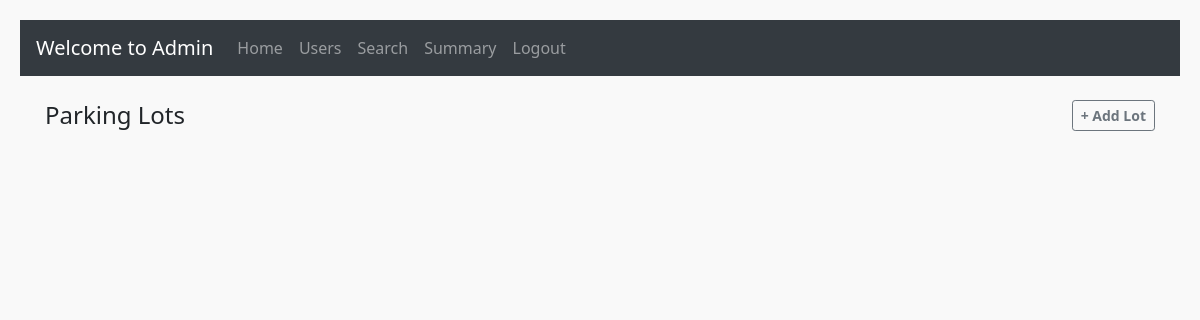
Page /admin_dashboard on the earlier database version.
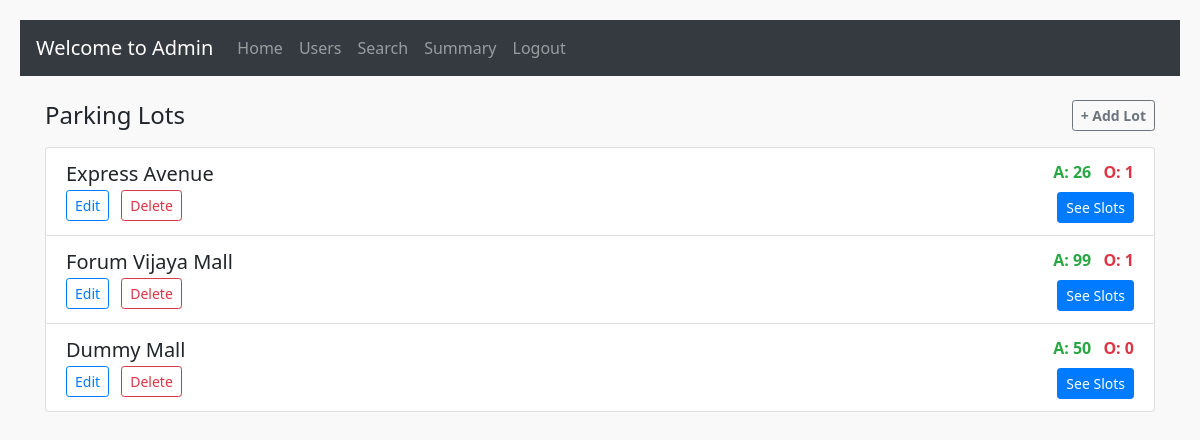
Same page on the later database version.
### models/models.py (models this page shows)
class ParkingLot(db.Model):
    __tablename__= 'parking_lots'
    id= db.Column(db.Integer, primary_key=True)
    prime_location_name= db.Column(db.String, nullable=False)
    price= db.Column(db.Float, nullable=False)
    address= db.Column(db.String)
    pin_code= db.Column(db.String)
    number_of_spots= db.Column(db.Integer)
    spots= relationship('ParkingSpot', back_populates='lot')

### controllers/admin.py (the view)
@app.route("/admin_dashboard")
def admin_dashboard():
    parking_lots= ParkingLot.query.all()
    lots_data= []
    for lot in parking_lots:
        spots= ParkingSpot.query.filter_by(lot_id=lot.id).all()
        occupied= sum(1 for spot in spots if spot.status=='O')
        lots_data.append({
            'lot': lot,
            'spots': spots,
            'occupied': occupied,
            "total_spots": len(spots)
        })
    return render_template('admin_dash.html', lots=lots_data)

### templates/admin_dash.html (shortened to what this page needs)
<!DOCTYPE html>
<html lang="en">
<head>
    <link rel="stylesheet" href="https://cdn.jsdelivr.net/npm/bootstrap@4.0.0/dist/css/bootstrap.min.css">
    <link rel="stylesheet" href="{{ url_for('static', filename='admin.css') }}">
</head>
<body>
    <nav class="navbar navbar-expand-lg navbar-dark bg-dark">
        <div class="navbar-brand">Welcome to Admin</div>
        <div class="collapse navbar-collapse" id="adminNavbar">
          <ul class="navbar-nav mr-auto">
            <li class="nav-item">
              <a class="nav-link" href="/admin_dashboard">Home</a>
            </li>
            <li class="nav-item">
              <a class="nav-link" href="/user_details">Users</a>
            </li>
            <li class="nav-item">
              <a class="nav-link" href="/admin_search">Search</a>
            </li>
            <li class="nav-item">
              <a class="nav-link" href="/admin_summary">Summary</a>
            </li>
            <li class="nav-item">
              <a class="nav-link" href="/login">Logout</a>
            </li>
          </ul>
        </div>
      </nav>
<div class="container mt-4">
  <div class="d-flex justify-content-between align-items-center mb-3">
    <h4 class="mb-0">Parking Lots</h4>
    <form action="/add_lot" method="get" class="mb-0">
      <button type="submit" class="btn btn-outline-secondary btn-sm font-weight-bold">
        + Add Lot
      </button>
    </form>
  </div>
  <ul class="list-group">
    {% for entry in lots %}
      <li class="list-group-item">
        <div class="d-flex justify-content-between align-items-center flex-wrap">
          <div>
            <h5 class="mb-1">{{ entry.lot.prime_location_name }}</h5>
            <div>
              <a href="/edit_lot/{{ entry.lot.id }}" class="btn btn-outline-primary btn-sm mr-2">Edit</a>
              <a href="/delete_lot/{{ entry.lot.id }}" class="btn btn-outline-danger btn-sm">Delete</a>
            </div>
          </div>
          <div class="text-right">
            <div class="mb-2">
              <span class="text-success font-weight-bold mr-2"> A: {{ entry.total_spots - entry.occupied }}</span>
              <span class="text-danger font-weight-bold"> O: {{ entry.occupied }}</span>
            </div>
            <form action="/lot_detail/{{ entry.lot.id }}" method="get" style="display: inline;">
              <button type="submit" class="btn btn-primary btn-sm">See Slots</button>
            </form>
          </div>
        </div>
      </li>
    {% endfor %}
  </ul>
</div>
</body>
</html>

Differences in the rows shown:
added ParkingLot: lot.prime_location_name "Express Avenue"
added ParkingLot: lot.prime_location_name "Forum Vijaya Mall"
added ParkingLot: lot.prime_location_name "Dummy Mall"
Other differences:
new list line: "Edit Delete A: 26 O: 1 See Slots"
new list line: "Edit Delete A: 99 O: 1 See Slots"
new list line: "Edit Delete A: 50 O: 0 See Slots"
